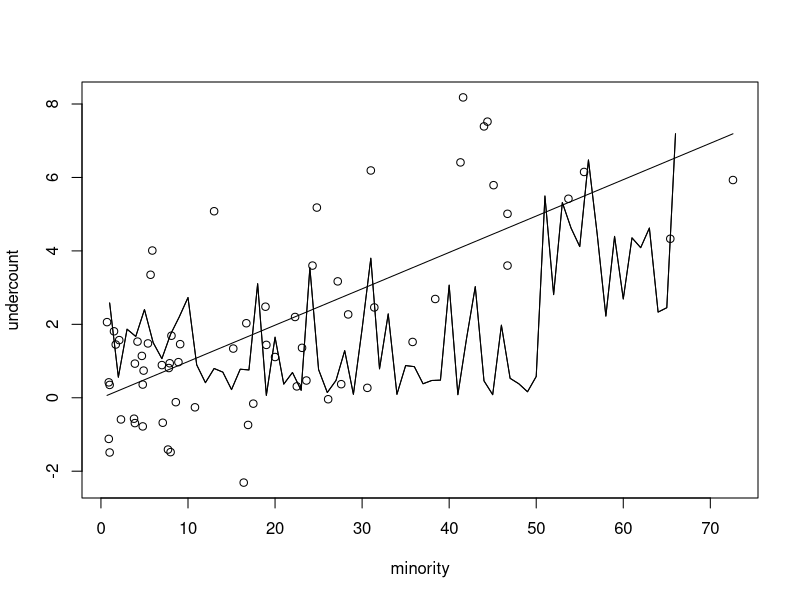

This chart was generated by the following R code:
library(car)

#Q1a
dataset <- Ericksen
undercount <- dataset$undercount
minority <- dataset$minority
crime <- dataset$crime
language <- dataset$language

plot(minority,undercount)
slr <- lm(undercount ~ minority)
summary(slr)
coefs <- coefficients(slr)
lines(coefs[1] + coefs[2] * minority)
lines(fitted.values(slr))
lines(minority,fitted.values(slr))
#Q1b
slr <- lm(undercount ~  crime)
summary(slr)
slr <- lm(undercount ~ language)
summary(slr)

#Q2a
mlr <- lm(undercount ~ minority + crime + language)
summary(mlr)
confint(mlr)
#Q2b
coefs <- coefficients(mlr)
y <- coefs[1] + coefs[2]*26.1 + coefs[3]*49 + coefs[4]*0.2
new <- data.frame(minority=26.1,crime=49,language=0.2)
predict(mlr,new)

